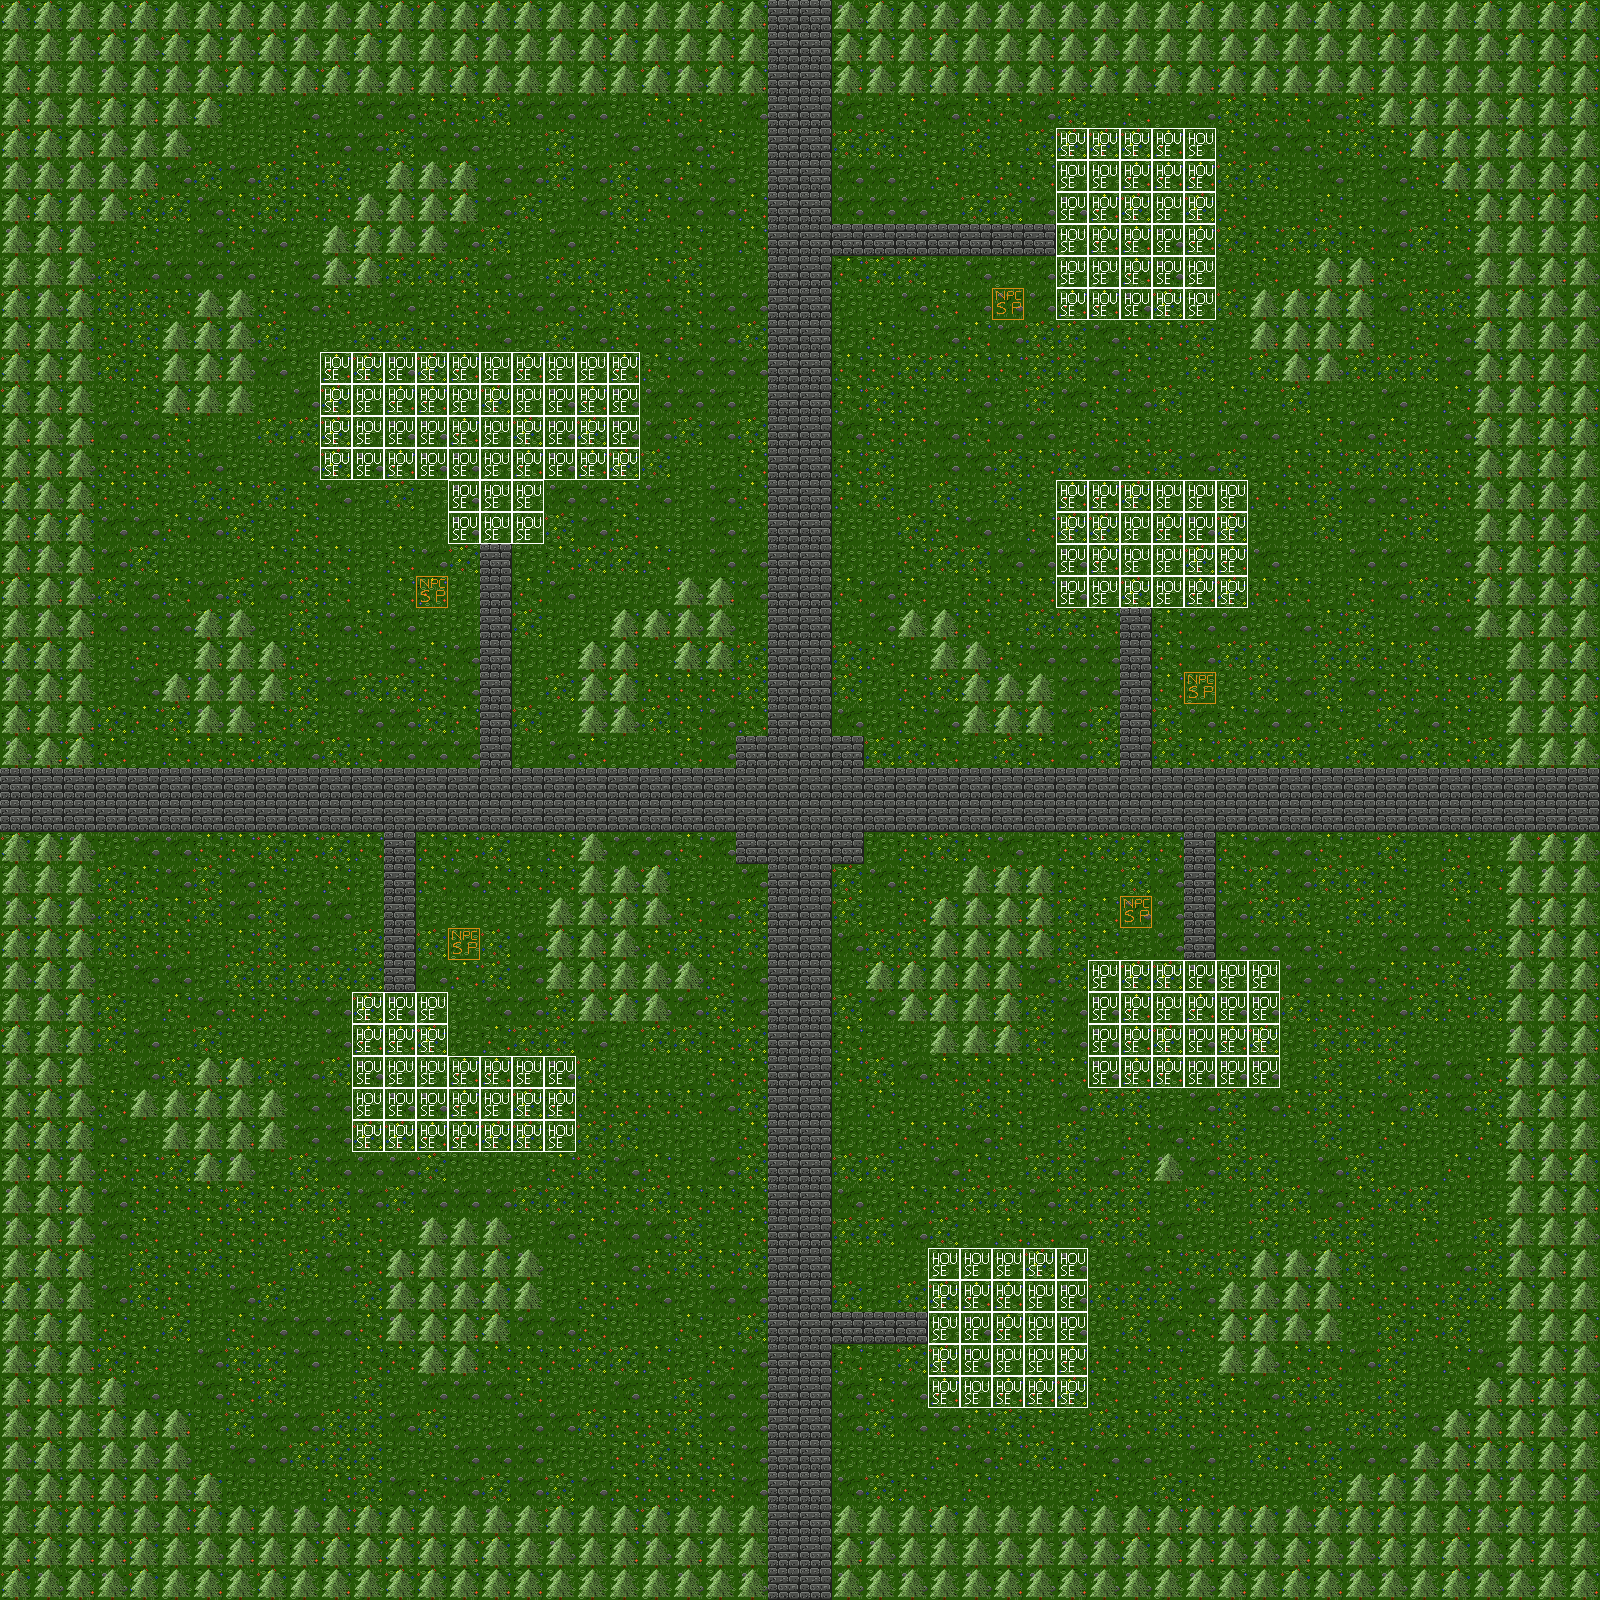

Tiled map render using the project's own tile images. Description and the map definition, with tile-layer contents summarised, below:
An orthogonal 50x50 tile map with 32x32 px tiles, 2 tile layers (Ground, Trees and Decoration) and 1 object.

<map version="1.10" tiledversion="1.11.2" orientation="orthogonal" renderorder="right-down" width="50" height="50" tilewidth="32" tileheight="32" infinite="0" nextlayerid="4" nextobjectid="5">
 <tileset firstgid="1" name="Basic_Tileset" tilewidth="32" tileheight="32" tilecount="12" columns="4">
  <image source="Tiles_Basicos.png" width="128" height="96" />
  <tile id="2">
   <properties>
    <property name="NPC_Spawn" type="bool" value="true" />
   </properties>
  </tile>
  <tile id="4">
   <properties>
    <property name="Collision" type="bool" value="true" />
   </properties>
  </tile>
  <tile id="5">
   <properties>
    <property name="Mob_Spawn" type="bool" value="true" />
   </properties>
  </tile>
  <tile id="8">
   <properties>
    <property name="Collision" type="bool" value="true" />
   </properties>
  </tile>
  <tile id="9">
   <properties>
    <property name="Spawn" type="bool" value="true" />
   </properties>
  </tile>
 </tileset>
 <objectgroup id="3" name="Special">
  <object id="1" x="650.833" y="902.5" width="77" height="19">
   <text wrap="1">Muito e muito beta</text>
  </object>
 </objectgroup>
 <layer id="1" name="Ground" width="50" height="50">
  <data>[2500 cells, 2500 non-empty, 5 distinct tile ids]</data>
 </layer>
 <layer id="2" name="Trees and Decoration" width="50" height="50">
  <data>[2500 cells, 935 non-empty, 3 distinct tile ids]</data>
 </layer>
</map>
